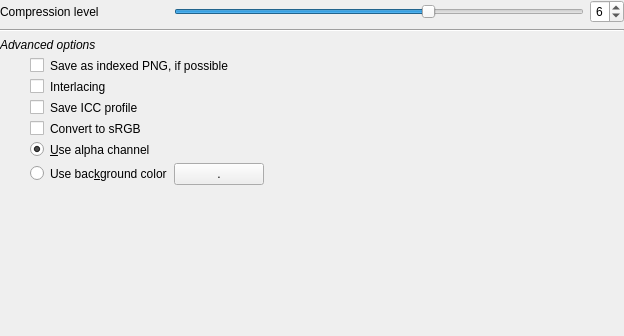
<?xml version="1.0" encoding="UTF-8"?>
<ui version="4.0">
 <class>Form</class>
 <widget class="QWidget" name="Form">
  <property name="geometry">
   <rect>
    <x>0</x>
    <y>0</y>
    <width>624</width>
    <height>336</height>
   </rect>
  </property>
  <property name="windowTitle">
   <string>Form</string>
  </property>
  <layout class="QGridLayout" name="gridLayout">
   <property name="leftMargin">
    <number>0</number>
   </property>
   <property name="topMargin">
    <number>0</number>
   </property>
   <property name="rightMargin">
    <number>0</number>
   </property>
   <property name="bottomMargin">
    <number>0</number>
   </property>
   <item row="8" column="1">
    <widget class="BCWColorButton" name="pbBgColor">
     <property name="maximumSize">
      <size>
       <width>90</width>
       <height>16777215</height>
      </size>
     </property>
     <property name="toolTip">
      <string>When Store alpha channel option is unchecked, for files with alpha channel, defined transparent color will be used as background color</string>
     </property>
     <property name="text">
      <string>.</string>
     </property>
    </widget>
   </item>
   <item row="7" column="0" colspan="2">
    <widget class="QRadioButton" name="rbStoreAlpha">
     <property name="toolTip">
      <string>&lt;html&gt;&lt;head/&gt;&lt;body&gt;&lt;p&gt;Save alpha channel (transparency)&lt;/p&gt;&lt;p&gt;If unchecked, for files with alpha channel, defined background color will be used&lt;/p&gt;&lt;/body&gt;&lt;/html&gt;</string>
     </property>
     <property name="styleSheet">
      <string notr="true">padding-left: 30px</string>
     </property>
     <property name="text">
      <string>&amp;Use alpha channel</string>
     </property>
     <property name="checked">
      <bool>true</bool>
     </property>
    </widget>
   </item>
   <item row="8" column="0">
    <widget class="QRadioButton" name="cbUseBgColor">
     <property name="toolTip">
      <string>&lt;html&gt;&lt;head/&gt;&lt;body&gt;&lt;p&gt;Don't save alpha channel (transparency)&lt;/p&gt;&lt;p&gt;If checked, for files with alpha channel, defined background color will be used&lt;/p&gt;&lt;/body&gt;&lt;/html&gt;</string>
     </property>
     <property name="styleSheet">
      <string notr="true">padding-left: 30px</string>
     </property>
     <property name="text">
      <string>Use bac&amp;kground color</string>
     </property>
    </widget>
   </item>
   <item row="6" column="0" colspan="2">
    <widget class="QCheckBox" name="cbForceConvertsRGB">
     <property name="toolTip">
      <string>&lt;html&gt;&lt;head/&gt;&lt;body&gt;&lt;p&gt;Convert file to sRGB ICC profile&lt;/p&gt;&lt;/body&gt;&lt;/html&gt;</string>
     </property>
     <property name="styleSheet">
      <string notr="true">padding-left: 30px</string>
     </property>
     <property name="text">
      <string>Convert to sRGB</string>
     </property>
    </widget>
   </item>
   <item row="2" column="0" colspan="3">
    <widget class="QLabel" name="label_3">
     <property name="font">
      <font>
       <italic>true</italic>
      </font>
     </property>
     <property name="text">
      <string>Advanced options</string>
     </property>
    </widget>
   </item>
   <item row="4" column="0" colspan="2">
    <widget class="QCheckBox" name="cbInterlacing">
     <property name="toolTip">
      <string>&lt;html&gt;&lt;head/&gt;&lt;body&gt;&lt;p&gt;Use interlacing when publishing on internet&lt;/p&gt;&lt;p&gt;For low bandwidth connection, this option allows browsers to load an early degraded version of the whole image as soon as possible and then progressively renders the image during loading&lt;/p&gt;&lt;/body&gt;&lt;/html&gt;</string>
     </property>
     <property name="styleSheet">
      <string notr="true">padding-left: 30px</string>
     </property>
     <property name="text">
      <string>Interlacing</string>
     </property>
    </widget>
   </item>
   <item row="5" column="0" colspan="2">
    <widget class="QCheckBox" name="cbSaveICCProfile">
     <property name="toolTip">
      <string>&lt;html&gt;&lt;head/&gt;&lt;body&gt;&lt;p&gt;Save current ICC profile in PNG file&lt;/p&gt;&lt;/body&gt;&lt;/html&gt;</string>
     </property>
     <property name="styleSheet">
      <string notr="true">padding-left: 30px</string>
     </property>
     <property name="text">
      <string>Save ICC profile</string>
     </property>
    </widget>
   </item>
   <item row="0" column="0">
    <widget class="QLabel" name="label">
     <property name="text">
      <string>Compression level</string>
     </property>
    </widget>
   </item>
   <item row="3" column="0" colspan="2">
    <widget class="QCheckBox" name="cbIndexed">
     <property name="toolTip">
      <string>&lt;html&gt;&lt;head/&gt;&lt;body&gt;&lt;p&gt;If possible, try to save PNG file as indexed from a color palette&lt;/p&gt;&lt;/body&gt;&lt;/html&gt;</string>
     </property>
     <property name="styleSheet">
      <string notr="true">padding-left: 30px</string>
     </property>
     <property name="text">
      <string>Save as indexed PNG, if possible</string>
     </property>
    </widget>
   </item>
   <item row="0" column="1">
    <widget class="QSlider" name="hsCompressionLevel">
     <property name="toolTip">
      <string>&lt;html&gt;&lt;head/&gt;&lt;body&gt;&lt;p&gt;PNG file format is a lossless format: compression size doesn't impact quality of saved image&lt;/p&gt;&lt;p&gt;Smallest value means low compression, bigger file size&lt;/p&gt;&lt;p&gt;Highest calue means high compression, smaller file size&lt;/p&gt;&lt;/body&gt;&lt;/html&gt;</string>
     </property>
     <property name="minimum">
      <number>1</number>
     </property>
     <property name="maximum">
      <number>9</number>
     </property>
     <property name="pageStep">
      <number>1</number>
     </property>
     <property name="value">
      <number>6</number>
     </property>
     <property name="sliderPosition">
      <number>6</number>
     </property>
     <property name="orientation">
      <enum>Qt::Horizontal</enum>
     </property>
     <property name="invertedControls">
      <bool>false</bool>
     </property>
     <property name="tickPosition">
      <enum>QSlider::NoTicks</enum>
     </property>
    </widget>
   </item>
   <item row="0" column="2">
    <widget class="QSpinBox" name="sbCompressionLevel">
     <property name="toolTip">
      <string>&lt;html&gt;&lt;head/&gt;&lt;body&gt;&lt;p&gt;PNG file format is a lossless format: compression size doesn't impact quality of saved image&lt;/p&gt;&lt;p&gt;Smallest value means low compression, bigger file size&lt;/p&gt;&lt;p&gt;Highest calue means high compression, smaller file size&lt;/p&gt;&lt;/body&gt;&lt;/html&gt;</string>
     </property>
     <property name="alignment">
      <set>Qt::AlignRight|Qt::AlignTrailing|Qt::AlignVCenter</set>
     </property>
     <property name="minimum">
      <number>1</number>
     </property>
     <property name="maximum">
      <number>9</number>
     </property>
     <property name="value">
      <number>6</number>
     </property>
    </widget>
   </item>
   <item row="1" column="0" colspan="3">
    <widget class="Line" name="line">
     <property name="orientation">
      <enum>Qt::Horizontal</enum>
     </property>
    </widget>
   </item>
   <item row="9" column="0">
    <spacer name="verticalSpacer">
     <property name="orientation">
      <enum>Qt::Vertical</enum>
     </property>
     <property name="sizeHint" stdset="0">
      <size>
       <width>20</width>
       <height>40</height>
      </size>
     </property>
    </spacer>
   </item>
  </layout>
 </widget>
 <customwidgets>
  <customwidget>
   <class>BCWColorButton</class>
   <extends>QPushButton</extends>
   <header>bulicommander.bc.bcwcolorbutton</header>
  </customwidget>
 </customwidgets>
 <resources/>
 <connections>
  <connection>
   <sender>hsCompressionLevel</sender>
   <signal>valueChanged(int)</signal>
   <receiver>sbCompressionLevel</receiver>
   <slot>setValue(int)</slot>
   <hints>
    <hint type="sourcelabel">
     <x>568</x>
     <y>23</y>
    </hint>
    <hint type="destinationlabel">
     <x>617</x>
     <y>26</y>
    </hint>
   </hints>
  </connection>
  <connection>
   <sender>sbCompressionLevel</sender>
   <signal>valueChanged(int)</signal>
   <receiver>hsCompressionLevel</receiver>
   <slot>setValue(int)</slot>
   <hints>
    <hint type="sourcelabel">
     <x>617</x>
     <y>27</y>
    </hint>
    <hint type="destinationlabel">
     <x>568</x>
     <y>28</y>
    </hint>
   </hints>
  </connection>
 </connections>
</ui>
